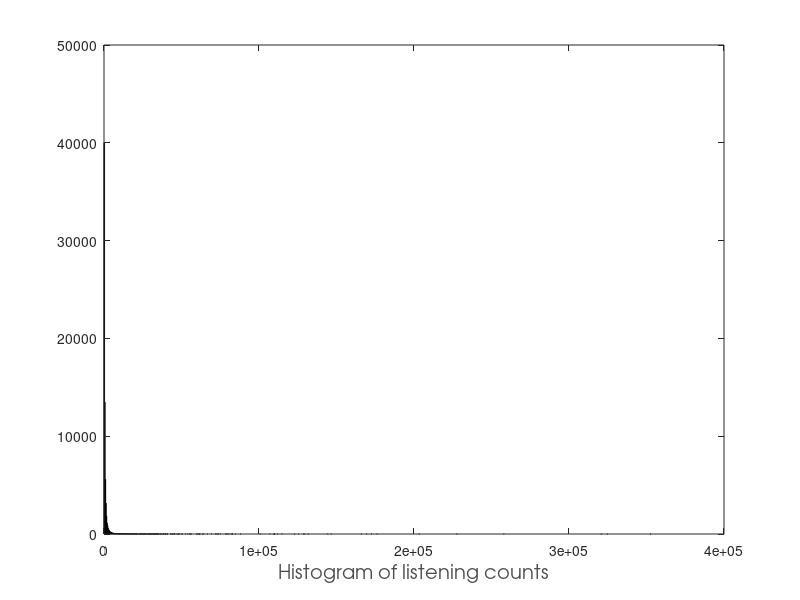
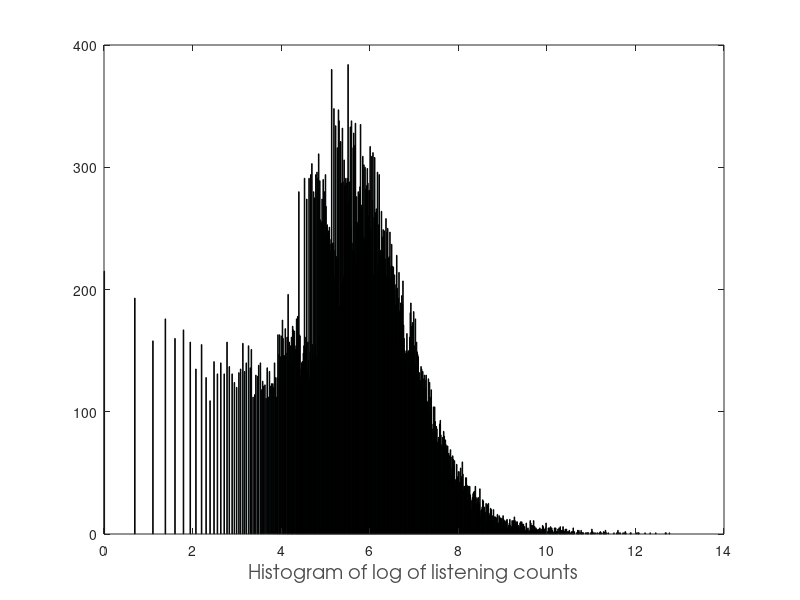

The MATLAB script that drew these images, in order:
clear all
close all
load songTrain;

% print some basic statistics
nbr_artists = size(Ytrain,2);
nbr_users = size(Ytrain,1);
fprintf('number of artists %d\n', nbr_artists);
fprintf('number of users %d\n', nbr_users);
fprintf('number of training entries %d\n', nnz(Ytrain));
fillcount = nnz(Ytrain)/(nbr_artists*nbr_users);
fprintf('percentage of fill %f\n', fillcount)

figure
nonzvalues = Ytrain(Ytrain~=0);
hist(nonzvalues,1000)
hx =xlabel('Histogram of listening counts');
set(hx, 'fontsize',14,'fontname','avantgarde','color',[.3 .3 .3]);
print -dpdf histYtrain.pdf

figure
nonzerovalues2 = log(nonzvalues);
hist(nonzerovalues2,1000)
hx = xlabel('Histogram of log of listening counts');
set(hx, 'fontsize',14,'fontname','avantgarde','color',[.3 .3 .3]);
print -dpdf histLogYtrain.pdf

